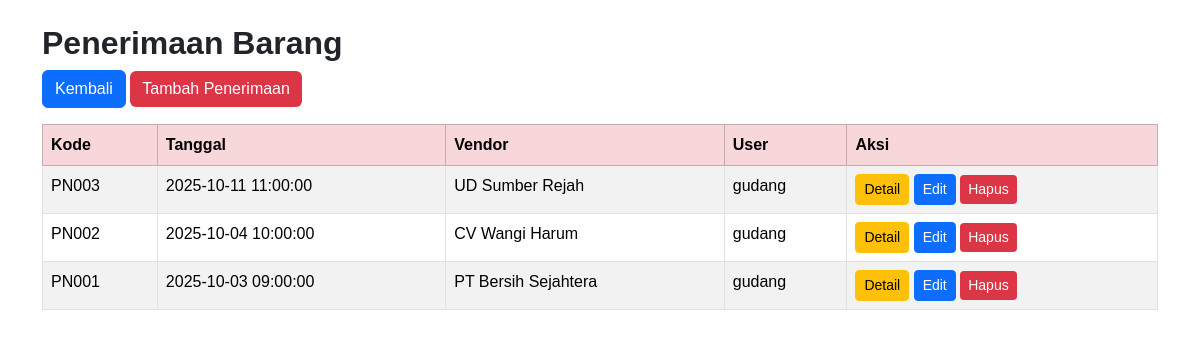
Screenshot of /transaksi/penerimaan.php (signed in) with the database file from the repository.
### tables this page shows
CREATE TABLE penerimaan (
  idpenerimaan BIGINT AUTO_INCREMENT PRIMARY KEY,
  kode_penerimaan VARCHAR(20),
  created_at TIMESTAMP DEFAULT CURRENT_TIMESTAMP,
  status CHAR(1) DEFAULT 'O',
  idpengadaan BIGINT,
  iduser INT,
  FOREIGN KEY (idpengadaan) REFERENCES pengadaan(idpengadaan) ON DELETE SET NULL,
  FOREIGN KEY (iduser) REFERENCES user(iduser) ON DELETE SET NULL
);

CREATE TABLE vendor (
  idvendor INT AUTO_INCREMENT PRIMARY KEY,
  nama_vendor VARCHAR(150) NOT NULL,
  badan_hukum CHAR(1) DEFAULT 'C',
  status CHAR(1) DEFAULT 'A'
);

CREATE TABLE user (
  iduser INT AUTO_INCREMENT PRIMARY KEY,
  username VARCHAR(45) NOT NULL,
  password VARCHAR(100) NOT NULL,
  idrole INT,
  FOREIGN KEY (idrole) REFERENCES role(idrole) ON DELETE SET NULL
);

### transaksi/penerimaan.php (the view, shortened to what this page needs)
<?php
include '../config/koneksi.php';
?>
<!DOCTYPE html>
<html lang="id">
<head>
<link href="https://cdn.jsdelivr.net/npm/bootstrap@5.3.3/dist/css/bootstrap.min.css" rel="stylesheet">
</head>
<body>
<div class="container py-4">
  <h2>Penerimaan Barang</h2>
  <a href="../dashboard(1).php" class="btn btn-primary mb-3">Kembali</a>
  <a href="tambah_penerimaan.php" class="btn btn-danger mb-3">Tambah Penerimaan</a>
  <table class="table table-bordered table-striped">
    <thead class="table-danger">
      <tr>
        <th>Kode</th><th>Tanggal</th><th>Vendor</th><th>User</th><th>Aksi</th>
      </tr>
    </thead>
    <tbody>
      <?php
      $q = mysqli_query($koneksi, "
        SELECT p.idpenerimaan, p.kode_penerimaan, p.created_at, v.nama_vendor, u.username
        FROM penerimaan p
        JOIN pengadaan g ON p.idpengadaan = g.idpengadaan
        JOIN vendor v ON g.idvendor = v.idvendor
        JOIN user u ON p.iduser = u.iduser
        ORDER BY p.created_at DESC
      ");
      while($d = mysqli_fetch_assoc($q)){
        echo "<tr>
                <td>{$d['kode_penerimaan']}</td>
                <td>{$d['created_at']}</td>
                <td>{$d['nama_vendor']}</td>
                <td>{$d['username']}</td>
                <td>
                  <a href='detail_penerimaan.php?id={$d['idpenerimaan']}' class='btn btn-sm btn-warning'>Detail</a>
                  <a href='edit_penerimaan.php?id={$d['idpenerimaan']}' class='btn btn-sm btn-primary'>Edit</a>
                  <a href='hapus_penerimaan.php?id={$d['idpenerimaan']}' class='btn btn-sm btn-danger' onclick='return confirm(\"Yakin hapus data ini?\")'>Hapus</a>
                </td>
              </tr>";
      }
      ?>
    </tbody>
  </table>
</div>
</body>
</html>

### transaksi/penerimaan.php (style rules this page uses)
body { background: #fff; font-family: 'Poppins', sans-serif; }
h2 { font-weight: 600; }
a.btn-danger { background-color: #dc3545; border: none; }

### rows the page displays
penerimaan: kode_penerimaan "PN003", created_at "2025-10-11 11:00:00", vendor.nama_vendor "UD Sumber Rejah", iduser.username "gudang"
penerimaan: kode_penerimaan "PN002", created_at "2025-10-04 10:00:00", vendor.nama_vendor "CV Wangi Harum", iduser.username "gudang"
penerimaan: kode_penerimaan "PN001", created_at "2025-10-03 09:00:00", vendor.nama_vendor "PT Bersih Sejahtera", iduser.username "gudang"
